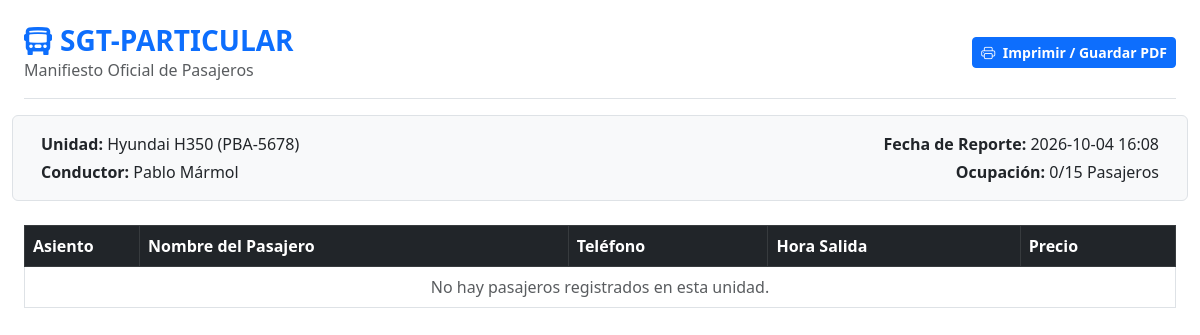
Screenshot of /imprimir_pasajeros/2 (signed in) with the database file from the repository.
### tables this page shows
CREATE TABLE vehiculos (
            id INTEGER PRIMARY KEY AUTOINCREMENT,
            placa TEXT NOT NULL,
            modelo TEXT NOT NULL,
            tipo TEXT NOT NULL,
            capacidad INTEGER NOT NULL,
            chofer TEXT NOT NULL,
            estado TEXT NOT NULL,
            mantenimiento TEXT NOT NULL
        );

### app.py (the view)
@app.route('/imprimir_pasajeros/<int:vehiculo_id>')
@login_required
def imprimir_pasajeros(vehiculo_id):
    conn = get_db_connection()
    unidad = conn.execute('SELECT * FROM vehiculos WHERE id = ?', (vehiculo_id,)).fetchone()
    reservas_unidad = conn.execute('SELECT * FROM reservas WHERE vehiculo_id = ? ORDER BY asiento ASC', (vehiculo_id,)).fetchall()
    conn.close()
    return render_template('imprimir_pasajeros.html', unidad=unidad, reservas=reservas_unidad, fecha_impresion=datetime.now().strftime('%Y-%m-%d %H:%M'))

### app.py (called while the page is built)
def get_db_connection():
    conn = sqlite3.connect(DB_NAME)
    conn.row_factory = sqlite3.Row
    return conn

def login_required(f):
    @wraps(f)
    def decorated_function(*args, **kwargs):
        if 'usuario_id' not in session:
            flash('Por favor inicia sesión para acceder al sistema.', 'warning')
            return redirect(url_for('login'))
        return f(*args, **kwargs)
    return decorated_function

### templates/imprimir_pasajeros.html (shortened to what this page needs)
<!DOCTYPE html>
<html lang="es">
<head>
    <link href="https://cdn.jsdelivr.net/npm/bootstrap@5.3.0/dist/css/bootstrap.min.css" rel="stylesheet">
    <link rel="stylesheet" href="https://cdn.jsdelivr.net/npm/bootstrap-icons@1.11.0/font/bootstrap-icons.css">
</head>
<body class="bg-white p-4" onload="window.print()">
    <div class="d-flex justify-content-between align-items-center border-bottom pb-3 mb-3">
        <div>
            <h3 class="fw-bold mb-0 text-primary"><i class="bi bi-bus-front-fill me-2"></i>SGT-PARTICULAR</h3>
            <p class="text-muted mb-0">Manifiesto Oficial de Pasajeros</p>
        </div>
        <button onclick="window.print()" class="btn btn-primary btn-sm no-print fw-bold">
            <i class="bi bi-printer me-1"></i> Imprimir / Guardar PDF
        </button>
    </div>
    <div class="row mb-4 bg-light p-3 rounded border">
        <div class="col-6">
            <p class="mb-1"><strong>Unidad:</strong> {{ unidad.modelo }} ({{ unidad.placa }})</p>
            <p class="mb-0"><strong>Conductor:</strong> {{ unidad.chofer }}</p>
        </div>
        <div class="col-6 text-end">
            <p class="mb-1"><strong>Fecha de Reporte:</strong> {{ fecha_impresion }}</p>
            <p class="mb-0"><strong>Ocupación:</strong> {{ reservas|length }}/{{ unidad.capacidad }} Pasajeros</p>
        </div>
    </div>
    <table class="table table-bordered align-middle">
        <thead class="table-dark">
            <tr>
                <th style="width: 10%;">Asiento</th>
                <th>Nombre del Pasajero</th>
                <th>Teléfono</th>
                <th>Hora Salida</th>
                <th>Precio</th>
            </tr>
        </thead>
        <tbody>
            {% for r in reservas %}
                <tr>
                    <td class="fw-bold text-center">{{ r.asiento }}</td>
                    <td>{{ r.nombre }}</td>
                    <td>{{ r.telefono or '-' }}</td>
                    <td>{{ r.hora_salida }}</td>
                    <td>${{ "%.2f"|format(r.precio) }}</td>
                </tr>
            {% else %}
                <tr>
                    <td colspan="5" class="text-center text-muted">No hay pasajeros registrados en esta unidad.</td>
                </tr>
            {% endfor %}
        </tbody>
    </table>
</body>
</html>

### rows the page displays
vehiculos: modelo "Hyundai H350", placa "PBA-5678", chofer "Pablo Mármol", capacidad "15"

### other values shown
{{ reservas|length }} "0"
